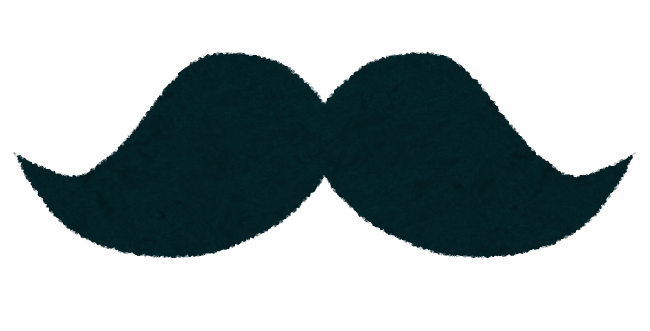
#> input picture C20/hige_black1.png, 650 x 331 px, given in place of O'Reilly_logo.png, which was not available
$ python ch20_critter.py
#> lines starting #> are read from the running program, lines starting #| are printed output that depends on the picture; pictures that were not available may be replaced by others from this repository, and a replacement may not be noted
from PIL import Image

stache = Image.open("O'Reilly_logo.png")
#> stache is the input picture: PIL image 650x331 RGBA; mean R, G, B, A 1.2, 11.8, 13.2, 91.3
critter = Image.open('watermark.jpeg')
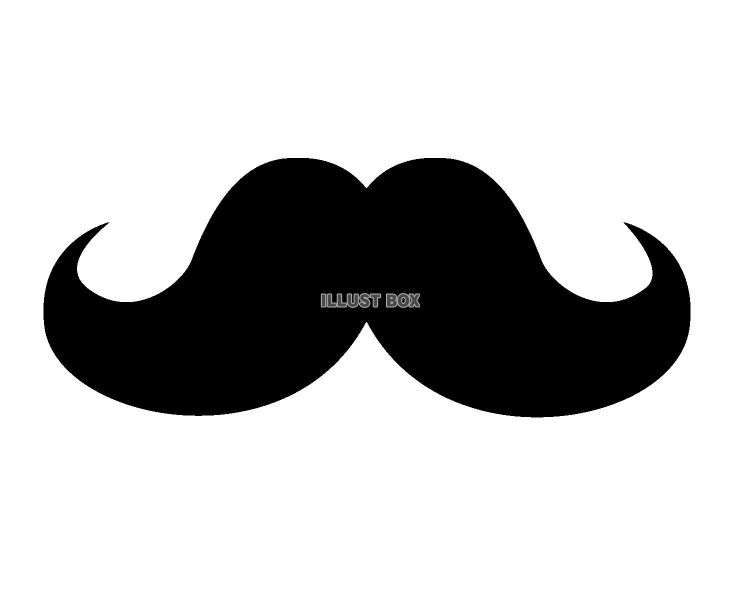
#> input picture C20/watermark.jpeg, 1480 x 1200 px (shown at 1/2 size)
#> critter is the input picture: PIL image 1480x1200 RGB; min 0, max 255, mean 193.2

stache.putalpha(100)
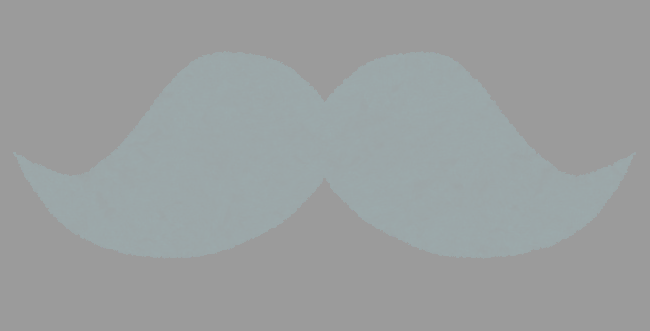
#> stache: PIL image 650x331 RGBA; mean R, G, B, A 1.2, 11.8, 13.2, 100; transparent parts drawn white

img = Image.new('RGBA', critter.size, (255, 255, 255, 0))
img.paste(critter, (0, 0))
img.paste(stache, (45, 90), mask=stache)
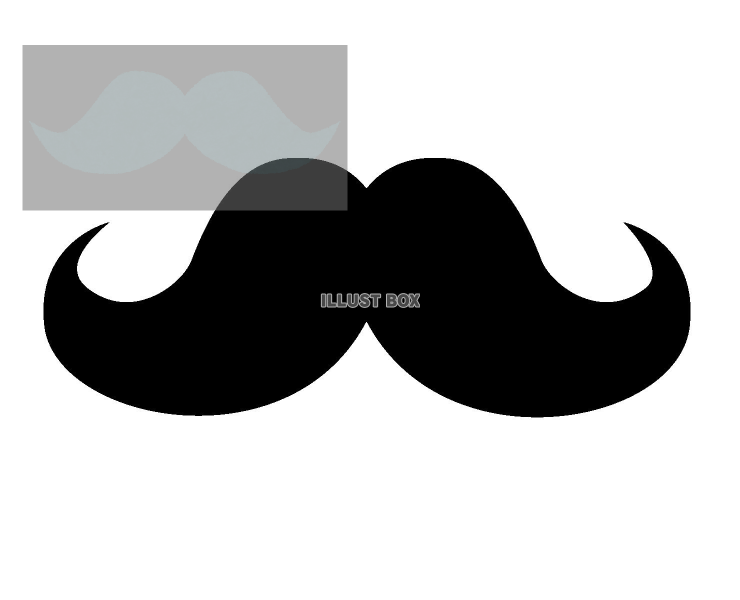
#> img: PIL image 1480x1200 RGBA (shown at 1/2 size); mean R, G, B, A 182.4, 182.9, 183, 247.6; transparent parts drawn white
img.show()
